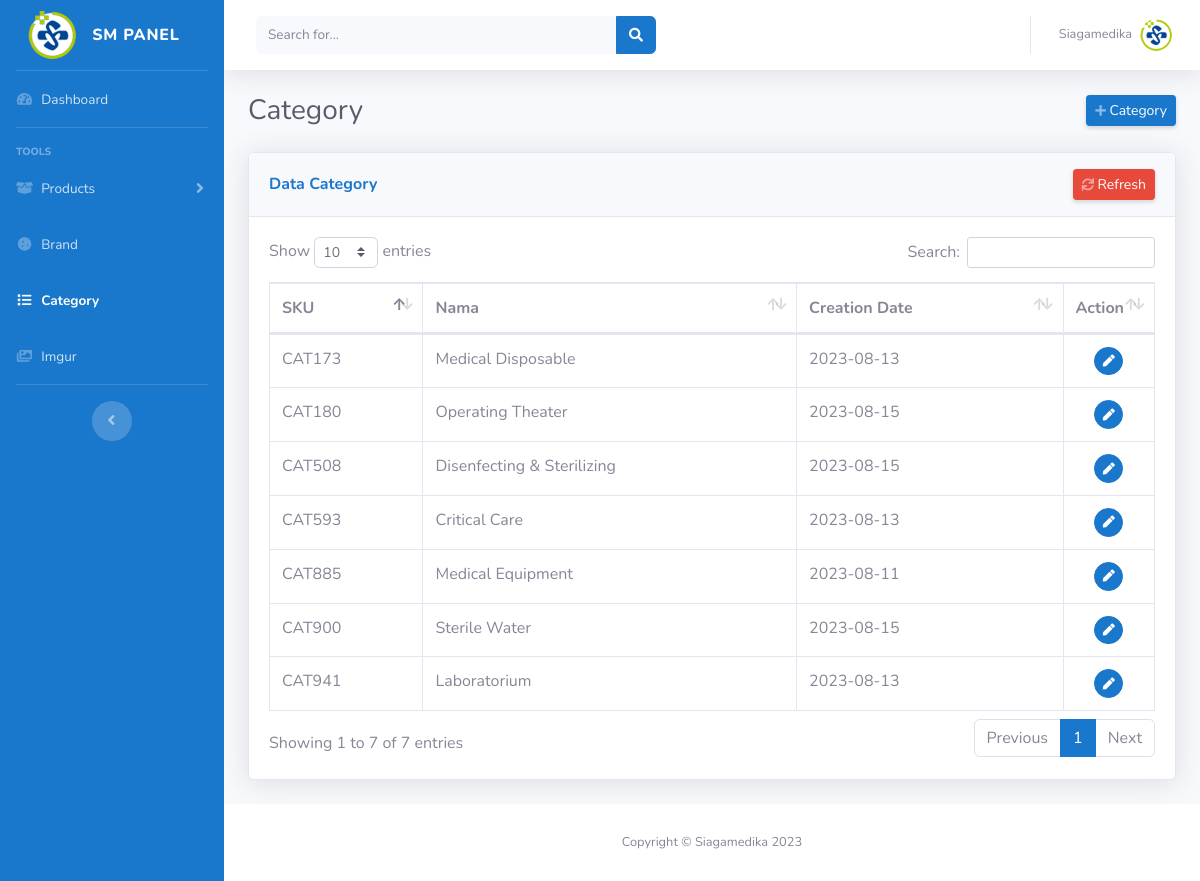
/admin_controller/kategori.php (signed in), run on the app's committed database.
### tables this page shows
CREATE TABLE `kategori` (
  `kode_kategori` varchar(300) NOT NULL,
  `NamaKategori` varchar(100) NOT NULL,
  `Tanggal` date NOT NULL
);

### admin_controller/kategori.php (the view, shortened to what this page needs)
<?php
$current_page = 'kategori';
?>
<!DOCTYPE html>
<html lang="en">
<head>
    <?php include('layout/css.php')?>
</head>
<body id="page-top">
    <div id="wrapper">
        <?php include('layout/side_nav.php') ?>
        <div id="content-wrapper" class="d-flex flex-column">
            <div id="content">
               <?php include ('layout/nav.php') ?>
                <div class="container-fluid">
                    <div class="d-sm-flex align-items-center justify-content-between mb-4">
                        <h1 class="h3 mb-0 text-gray-800">Category</h1>
                        <button class="d-none d-sm-inline-block btn btn-sm btn-primary shadow-sm" data-toggle="modal" data-target="#AddCategory"><i class="fas fa-plus fa-sm text-white-50"></i> Category</button>
                    </div>
                    <?php
                    include '../koneksi.php';
                    $query = "SELECT NamaKategori, kode_kategori, Tanggal FROM kategori";
                    $result = mysqli_query($koneksi, $query);
                    $data = array();
                    while ($row = mysqli_fetch_assoc($result)) {
                        $data[] = $row;
                    }
                    ?>
                    <div class="card shadow mb-4">
                        <div class="card-header d-sm-flex align-items-center justify-content-between py-3">
                            <h6 class="m-0 font-weight-bold text-primary">Data Category</h6>
                            <button class="d-none d-sm-inline-block btn btn-sm btn-danger shadow-sm" onclick="location.reload();"><i class="fas fa-sync fa-sm text-white-50"></i> Refresh</button>
                        </div>
                        <div class="card-body">
                            <div class="table-responsive">
                                <table class="table table-bordered text-nowrap" id="brand_table" width="100%" cellspacing="0">
                                    <thead>
                                        <tr>
                                            <th>SKU</th>
                                            <th>Nama</th>
                                            <th>Creation Date</th>
                                            <th width="10" >Action</th>
                                        </tr>
                                    </thead>
                                    <tbody>
                                        <?php foreach ($data as $row): ?>
                                            <tr>
                                                <td><?php echo $row['kode_kategori']; ?></td>
                                                <td contenteditable="false" class="editable-cell" data-column="NamaKategori" data-original-value="<?php echo $row['NamaKategori']; ?>"><?php echo $row['NamaKategori']; ?></td>
                                                <td><?php echo $row['Tanggal']; ?></td>
                                                <td class="text-center">
                                                    <button class="btn btn-primary btn-circle btn-sm edit-save-cat" data-id_cat="<?php echo $row['kode_kategori']; ?>"><i class="fas fa-pen"></i></button>
                                                </td>
                                            </tr>
                                        <?php endforeach; ?>
                                    </tbody>
                                </table>
                            </div>
                        </div>
                    </div>
                </div>
            </div>
           <?php include('layout/footer.php')?>
        </div>
    </div>
</body>
</html>

### admin_controller/layout/css.php (shortened to what this page needs)
<link href="vendor/fontawesome-free/css/all.min.css" rel="stylesheet" type="text/css">
    <link href="css/sb-admin-2.min.css" rel="stylesheet">
    <link href="vendor/datatables/dataTables.bootstrap4.min.css" rel="stylesheet">
    <link rel="stylesheet" href="../../../assets/css/fontello.css">

### admin_controller/layout/side_nav.php (shortened to what this page needs)
<ul class="navbar-nav bg-primary sidebar sidebar-dark accordion" id="accordionSidebar">
            <a class="sidebar-brand d-flex align-items-center justify-content-center" href="index.html">
                <div class="sidebar-brand-icon">
                    <img src="img/favicon.png" alt="">
                </div>
                <div class="sidebar-brand-text mx-3">SM Panel</div>
            </a>
            <hr class="sidebar-divider my-0">
            <li class="nav-item <?php echo ($current_page == 'index') ? 'active' : ''; ?>">
                <a class="nav-link" href="index.php">
                    <i class="fas fa-fw fa-tachometer-alt"></i>
                    <span>Dashboard</span></a>
            </li>
            <hr class="sidebar-divider">
            <div class="sidebar-heading">
                Tools
            </div>
            <li class="nav-item <?php echo ($current_page == 'product_add' || $current_page == 'product_edit' || $current_page == 'product_view') ? 'active' : ''; ?>">
                <a class="nav-link collapsed" href="#" data-toggle="collapse" data-target="#collapseTwo"
                    aria-expanded="true" aria-controls="collapseTwo">
                    <i class="fas fa-fw fa-box-open"></i>
                    <span>Products</span>
                </a>
            </li>
            <li class="nav-item <?php echo ($current_page == 'brand') ? 'active' : ''; ?>">
                <a class="nav-link " href="brand.php">
                    <i class="fas fa-fw fa-cookie"></i>
                    <span>Brand</span></a>
            </li>
            <li class="nav-item <?php echo ($current_page == 'kategori') ? 'active' : ''; ?>"">
                <a class="nav-link" href="kategori.php">
                    <i class="fas fa-fw fa-list"></i>
                    <span>Category</span></a>
            </li>
            <li class="nav-item">
                <a class="nav-link" target="_blank" href="https://imgur.com/">
                    <i class="fas fa-fw fa-images"></i>
                    <span>Imgur</span></a>
            </li>
            <hr class="sidebar-divider d-none d-md-block">
            <div class="text-center d-none d-md-inline">
                <button class="rounded-circle border-0" id="sidebarToggle"></button>
            </div>
        </ul>

### admin_controller/layout/nav.php (shortened to what this page needs)
<nav class="navbar navbar-expand navbar-light bg-white topbar mb-4 static-top shadow">
<form action="product_edit.php" method="get" class="d-none d-sm-inline-block form-inline mr-auto ml-md-3 my-2 my-md-0 mw-100 navbar-search">
    <div class="input-group">
        <input type="text" class="form-control bg-light border-0 small" placeholder="Search for..."
            aria-label="Search" aria-describedby="basic-addon2" name="search_query">
        <div class="input-group-append">
            <button class="btn btn-primary" type="submit">
                <i class="fas fa-search fa-sm"></i>
            </button>
        </div>
    </div>
</form>
<ul class="navbar-nav ml-auto">
    <li class="nav-item dropdown no-arrow">
        <a class="nav-link dropdown-toggle" href="#" id="userDropdown" role="button"
            data-toggle="dropdown" aria-haspopup="true" aria-expanded="false">
            <span class="mr-2 d-none d-lg-inline text-gray-600 small">Siagamedika</span>
            <img class="img-profile rounded-circle"
                src="img/favicon.png">
        </a>
    </li>
</ul>
</nav>

### admin_controller/layout/footer.php
<footer class="sticky-footer bg-white">
                <div class="container my-auto">
                    <div class="copyright text-center my-auto">
                        <span>Copyright &copy; Siagamedika <?php $year = date("Y"); echo $year;?></span>
                    </div>
                </div>
            </footer>

### data on the page
kategori: kode_kategori "CAT173", NamaKategori "Medical Disposable", Tanggal "2023-08-13"
kategori: kode_kategori "CAT180", NamaKategori "Operating Theater", Tanggal "2023-08-15"
kategori: kode_kategori "CAT508", NamaKategori "Disenfecting & Sterilizing", Tanggal "2023-08-15"
kategori: kode_kategori "CAT593", NamaKategori "Critical Care", Tanggal "2023-08-13"
kategori: kode_kategori "CAT885", NamaKategori "Medical Equipment", Tanggal "2023-08-11"
kategori: kode_kategori "CAT900", NamaKategori "Sterile Water", Tanggal "2023-08-15"
kategori: kode_kategori "CAT941", NamaKategori "Laboratorium", Tanggal "2023-08-13"
